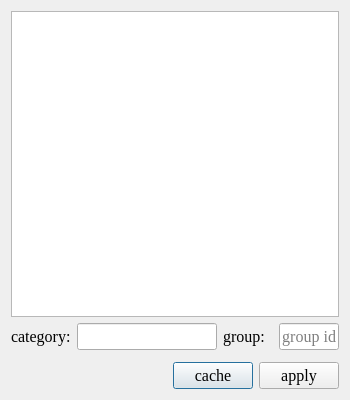
<?xml version="1.0" encoding="UTF-8"?>
<ui version="4.0">
 <class>Dialog</class>
 <widget class="QDialog" name="Dialog">
  <property name="geometry">
   <rect>
    <x>0</x>
    <y>0</y>
    <width>350</width>
    <height>400</height>
   </rect>
  </property>
  <property name="font">
   <font>
    <family>Times New Roman</family>
    <pointsize>12</pointsize>
   </font>
  </property>
  <property name="windowTitle">
   <string/>
  </property>
  <layout class="QVBoxLayout" name="verticalLayout">
   <item>
    <widget class="QListWidget" name="listWidget"/>
   </item>
   <item>
    <widget class="QWidget" name="widget_3" native="true">
     <layout class="QHBoxLayout" name="horizontalLayout_3">
      <property name="leftMargin">
       <number>0</number>
      </property>
      <property name="topMargin">
       <number>0</number>
      </property>
      <property name="rightMargin">
       <number>0</number>
      </property>
      <property name="bottomMargin">
       <number>0</number>
      </property>
      <item>
       <widget class="QLabel" name="label_2">
        <property name="minimumSize">
         <size>
          <width>60</width>
          <height>0</height>
         </size>
        </property>
        <property name="maximumSize">
         <size>
          <width>60</width>
          <height>16777215</height>
         </size>
        </property>
        <property name="text">
         <string>category:</string>
        </property>
       </widget>
      </item>
      <item>
       <widget class="QLineEdit" name="lineEdit_category">
        <property name="alignment">
         <set>Qt::AlignRight|Qt::AlignTrailing|Qt::AlignVCenter</set>
        </property>
        <property name="readOnly">
         <bool>true</bool>
        </property>
       </widget>
      </item>
      <item>
       <widget class="QLabel" name="label">
        <property name="minimumSize">
         <size>
          <width>50</width>
          <height>0</height>
         </size>
        </property>
        <property name="maximumSize">
         <size>
          <width>50</width>
          <height>16777215</height>
         </size>
        </property>
        <property name="text">
         <string>group:</string>
        </property>
       </widget>
      </item>
      <item>
       <widget class="QLineEdit" name="lineEdit_group">
        <property name="minimumSize">
         <size>
          <width>60</width>
          <height>0</height>
         </size>
        </property>
        <property name="maximumSize">
         <size>
          <width>60</width>
          <height>16777215</height>
         </size>
        </property>
        <property name="inputMethodHints">
         <set>Qt::ImhDigitsOnly</set>
        </property>
        <property name="text">
         <string/>
        </property>
        <property name="alignment">
         <set>Qt::AlignRight|Qt::AlignTrailing|Qt::AlignVCenter</set>
        </property>
        <property name="placeholderText">
         <string>group id</string>
        </property>
       </widget>
      </item>
     </layout>
    </widget>
   </item>
   <item>
    <widget class="QWidget" name="widget_5" native="true">
     <layout class="QHBoxLayout" name="horizontalLayout_5">
      <property name="leftMargin">
       <number>0</number>
      </property>
      <property name="topMargin">
       <number>0</number>
      </property>
      <property name="rightMargin">
       <number>0</number>
      </property>
      <property name="bottomMargin">
       <number>0</number>
      </property>
     </layout>
    </widget>
   </item>
   <item>
    <widget class="QWidget" name="widget_2" native="true">
     <layout class="QHBoxLayout" name="horizontalLayout_2">
      <property name="leftMargin">
       <number>0</number>
      </property>
      <property name="topMargin">
       <number>0</number>
      </property>
      <property name="rightMargin">
       <number>0</number>
      </property>
      <property name="bottomMargin">
       <number>0</number>
      </property>
      <item>
       <spacer name="horizontalSpacer_2">
        <property name="orientation">
         <enum>Qt::Horizontal</enum>
        </property>
        <property name="sizeHint" stdset="0">
         <size>
          <width>97</width>
          <height>20</height>
         </size>
        </property>
       </spacer>
      </item>
      <item>
       <widget class="QPushButton" name="pushButton_cache">
        <property name="text">
         <string>cache</string>
        </property>
        <property name="icon">
         <iconset>
          <normaloff>:/icons/icons/关闭_close-one.svg</normaloff>:/icons/icons/关闭_close-one.svg</iconset>
        </property>
       </widget>
      </item>
      <item>
       <widget class="QPushButton" name="pushButton_apply">
        <property name="text">
         <string>apply</string>
        </property>
        <property name="icon">
         <iconset>
          <normaloff>:/icons/icons/校验_check-one.svg</normaloff>:/icons/icons/校验_check-one.svg</iconset>
        </property>
       </widget>
      </item>
     </layout>
    </widget>
   </item>
  </layout>
 </widget>
 <resources>
  <include location="../icons.qrc"/>
 </resources>
 <connections/>
</ui>
